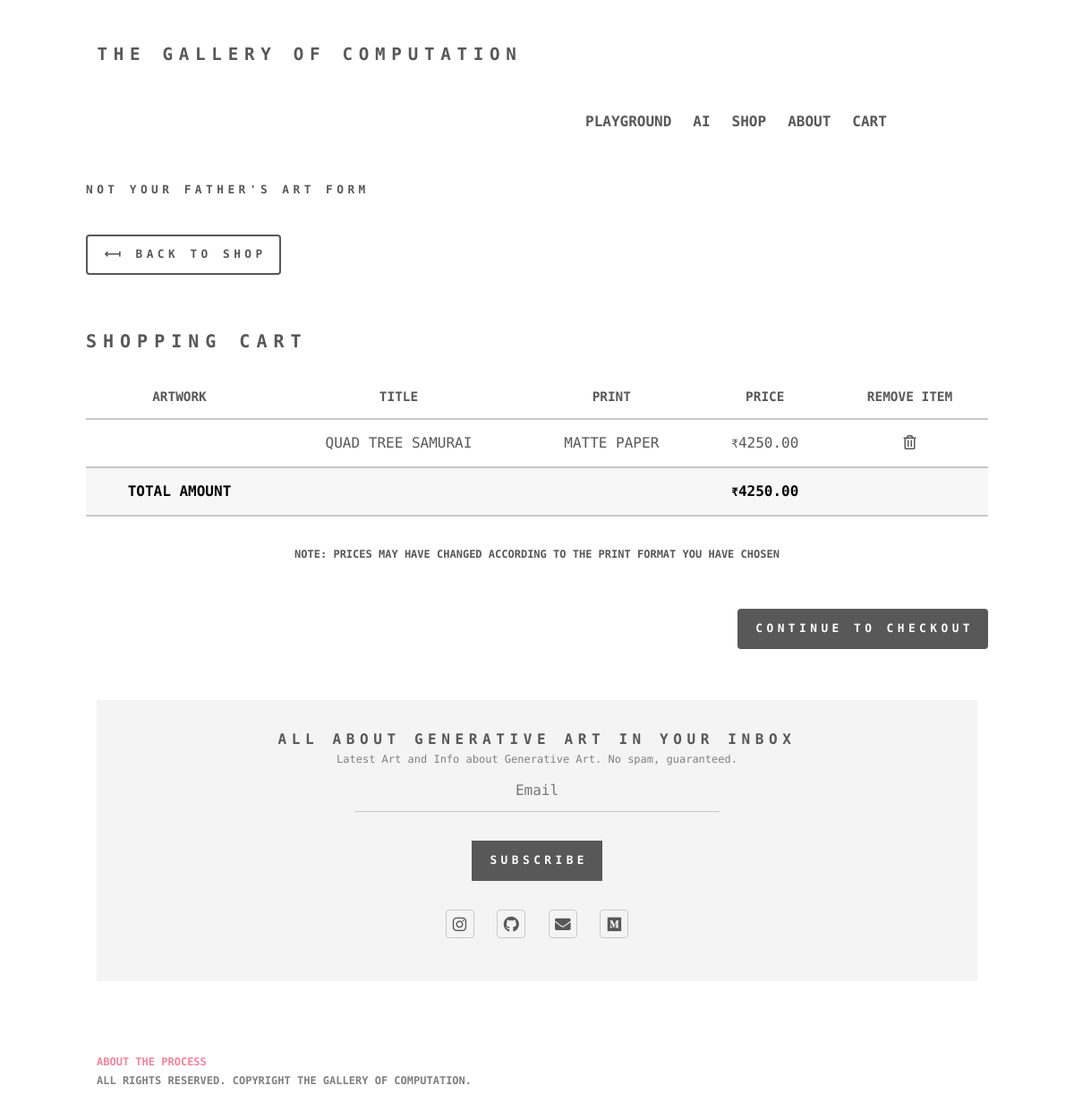
/cart/ (signed in), run on an earlier commit of the app's database.
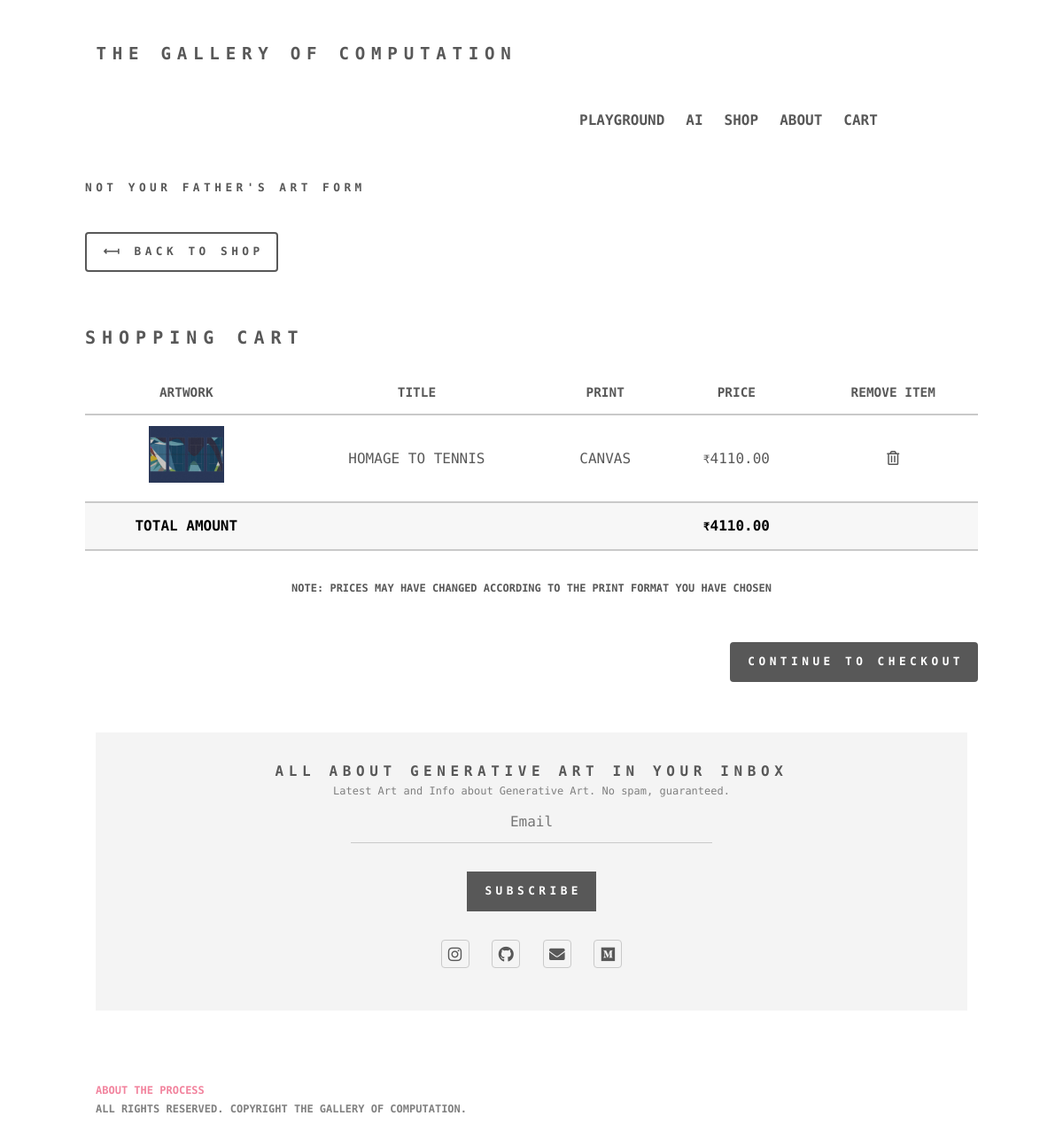
And on a later commit of the database.
### shop/models.py (models this page shows, shortened)
class OrderItem(models.Model):
    product = models.ForeignKey(Product, on_delete=models.SET_NULL, blank=True, null=True)
    order = models.ForeignKey(Order, on_delete=models.SET_NULL, blank=True, null=True)
    date_ordered = models.DateTimeField(auto_now_add=True)
    signature_choices = (('Front', 'Front'), ('Back', 'Back'), ('None', 'None'))
    print_choices = (('Canvas', 'Canvas'), ('Matte Paper', 'Matte Paper'))
    printstyle = models.CharField(max_length=25, choices=print_choices, default='Canvas')
    signature = models.CharField(max_length=25, choices=signature_choices, default='Front')
    other = models.TextField(max_length=200, blank=True, null=True)
    @property
    def get_price(self):
        return self.product.price

class Product(models.Model):
    name = models.CharField(max_length=200, null=True)
    created = models.DateTimeField(default=datetime.datetime.now)
    price = models.FloatField()
    digital = models.BooleanField(default=False, null=True, blank=False)
    information = models.TextField(null=True, blank=False)
    sold = models.BooleanField(default=False)
    width = models.FloatField(default=16)
    height = models.FloatField(default=16)
    @property
    def get_default_image_url(self):
        try:
            images = list(self.productimage_set.filter(default_image=True))
            return images[0].image.url
        except Exception as e:
            print(f"Could not find the image url: {e}")
            return ''
    @property
    def get_canvas_factor(self):
        return 180
    @property
    def get_canvas_increment(self):
        return ((self.width + 6) // 12 * (self.height + 6) // 12) * self.get_canvas_factor

class Order(models.Model):
    customer = models.ForeignKey(Customer, on_delete=models.SET_NULL, blank=True, null=True)
    date_ordered = models.DateTimeField(auto_now_add=True)
    complete = models.BooleanField(default=False, null=True, blank=False)
    transaction_id = models.CharField(max_length=200, null=True)
    @property
    def get_cart_total(self):
        return sum(
            [item.get_price + (item.printstyle.lower() == 'canvas') * item.product.get_canvas_increment for item in
             self.orderitem_set.all()])

class ProductImage(models.Model):
    artwork_associated = models.ForeignKey(Product, on_delete=models.CASCADE)
    image = models.ImageField(null=True, blank=False)
    default_image = models.BooleanField(default=False)

### shop/views.py (the view)
# urls.py: path('cart/', views.cart, name='cart'),
def cart(request):
    if request.user.is_authenticated:
        customer = Customer.objects.all().filter(user=request.user)[0]
    else:
        customer = Customer.objects.all().filter(name='anon' + str(request.session.session_key))[0]
    order, created = Order.objects.get_or_create(customer=customer, complete=False)
    items = list(order.orderitem_set.all())
    for item in items:
        if item.product.sold:
            order.orderitem_set.get(id=item.id).delete()
        elif item.printstyle.lower() == 'canvas':
            item.product.price += item.product.get_canvas_increment
    context = {'items': items, 'order': order, 'page_title': "Cart: The Gallery of Computation"}
    return render(request, 'shop/cart.html', context)

### shop/forms.py
class NewsletterForm(ModelForm):
    class Meta:
        model = NewsLetterEmail
        fields = ['email']
        widgets = {'email': forms.TextInput(attrs={
            'type': 'email',
            'name': 'email',
            'placeholder': 'Email',
            'class': 'email_footer'
        })}

### shop/context_processors.py (called while the page is built)
def newsletter_form(request):
    return {'newsletter_form': NewsletterForm()}

### shop/Templates/shop/cart.html (shortened to what this page needs)
{% extends 'shop/main.html' %}
{% load static %}
{% block content %}
    <header>
        <a href="{% url 'shop' %}" class="button">&#10235; back to shop</a>
        {% if not items %}
            <script src="https://cdn.jsdelivr.net/npm/p5@1.0.0/lib/p5.js"></script>
            <script src="{% static 'js/rainSketch.js' %}"></script>
            <h2 style="text-align: center!important;">Empty Cart!</h2>
            <div class="aln-center" style="text-align: center;">
                <img src="https://www.edvardmunch.org/images/paintings/the-scream.jpg"
                     alt="" style="height: 30em;">
                <p class="description-para" style="font-size: 0.75em">
                    <b>The Scream, Edvard Munch</b>
                </p>
            </div>
        {% else %}
            <h2 style="margin-top: 2.5em; margin-bottom: 1.75em; font-size: 1.25em;">Shopping Cart</h2>
            <div class="table-wrapper">
                <table>
                    <thead>
                    <tr>
                        <th>Artwork</th>
                        <th>Title</th>
                        <th>Print</th>
                        <th>Price</th>
                        <th>Remove Item</th>
                    </tr>
                    </thead>
                    <tbody>
                    {% for item in items %}
                        <tr>
                            <td><a href="{% url 'product' item.product.id %}"><img
                                    src="{{ item.product.get_default_image_url }}" alt="" style="height: 4em"/></a></td>
                            <td>{{ item.product.name }}</td>
                            <td>{{ item.printstyle }}</td>
                            <td><span style="font-size: 0.8em">₹</span>{{ item.product.price|floatformat:2 }}</td>
                            <td><a href="{% url 'delete_item_cart' item.product.id %}"
                                   class="icon style1  far fa-trash-alt" aria-hidden="true"></a>
                            </td>
                        </tr>
                    {% endfor %}
                    </tbody>
                    <tfoot>
                    <tr>
                        <td colspan="1">Total Amount</td>
                        <td colspan="2"></td>
                        <td><span style="font-size: 0.8em">₹</span>{{ order.get_cart_total|floatformat:2 }}</td>
                        <td></td>
                    </tr>
                    </tfoot>
                </table>
                <p style="font-size: 0.75em; text-transform: uppercase; text-align: center"><b>Note: Prices may have
                    changed according to the print format you have chosen</b></p>
            </div>
            <a href="{% url 'checkout' %}" class="button primary" style="float: right; margin-top: 2em;">Continue to
                Checkout</a>
        {% endif %}
    </header>
{% endblock content %}

### shop/Templates/shop/main.html (shortened to what this page needs)
{% load static %}
<!DOCTYPE html>
<html lang="en">
<head>
    <link rel="stylesheet" href="{% static 'css/main.css' %}">
</head>
<body class="is-preload">
<div id="wrapper">
    <header id="header">
        <div class="inner">
            <a href="{% url 'shop' %}" class="logo">
                                          <span class="title">THE GALLERY OF COMPUTATION</span>
            </a>
        </div>
    </header>
    <nav id="navbar">
        <div class="navinner">
            <ul class="nav_links">
                <li><a href="{% url 'playground-home' %}">Playground</a></li>
                <li><a href="{% url 'ai-art' %}">AI</a></li>
                <li><a href="{% url 'shop' %}">Shop</a></li>
                <li><a href="{% url 'about' %}">About</a></li>
                <li><a href="{% url 'cart' %}">Cart</a></li>
            </ul>
        </div>
    </nav>
    <div style="padding: 1em">
        <div class="inner">
            <header>
                <h5><a href="{% url 'about_process' %}" class="underline_a" style="font-weight: 900;">Not your father's Art Form</a></h5>
            </header>
        </div>
    </div>
    <div id="main">
        <div class="inner">
            {% block content %}
            {% endblock content %}
        </div>
    </div>
    {% block footer_block %}
        <footer id="footer">
            <div class="inner">
                <h2>All About Generative Art In your Inbox</h2>
                <p>Latest Art and Info about Generative Art. No spam, guaranteed.</p>
                <form method="post" action="{% url 'subscribe' %}">
                    <div class="fields">
                        <div class="field half align-center">
                            {{ newsletter_form.email }}
                        </div>
                    </div>
                    <div class="">
                        <div class="subscribe">
                            <input type="submit" value="Subscribe" id="subscribe" class="primary subscribe"/>
                        </div>
                    </div>
                </form>
                <div>
                    <ul class="icons">
                        <li><a href="https://instagram.com/raunit_x" target="_blank"
                               class="icon brands style2 fa-instagram"></a></li>
                        <li><a href="https://github.com/raunit-x" target="_blank"
                               class="icon brands style2 fa-github"></a></li>
                        <li><a href="mailto:raunit88@gmail.com" target="_blank"
                               class="icon solid style2 fa-envelope"></a></li>
                        <li><a href="https://medium.com/@raunit_x" target="_blank"
                               class="icon brands style2 fa-medium"></a>
                        </li>
                    </ul>
                </div>
            </div>
        </footer>
    {% endblock %}
    <div class="copyright">
        <p><a href="{% url 'about_process' %}" style="color: #f2849e;" class="underline_a">About the Process</a></p>
        <p>All Rights Reserved. Copyright The Gallery of Computation.</p>
    </div>
</div>
</body>
</html>

What changed in the data, as far as the page shows it:
no longer on this page (row unchanged): OrderItem: product.name "QUAD TREE SAMURAI", printstyle "MATTE PAPER", product.price "4250.00"
no longer on this page (row edited): Order: get_cart_total "4250.00"
added OrderItem: product.get_default_image_url (picture), product.name "HOMAGE TO TENNIS", printstyle "CANVAS", product.price "4110.00"
added Order: get_cart_total "4110.00"
